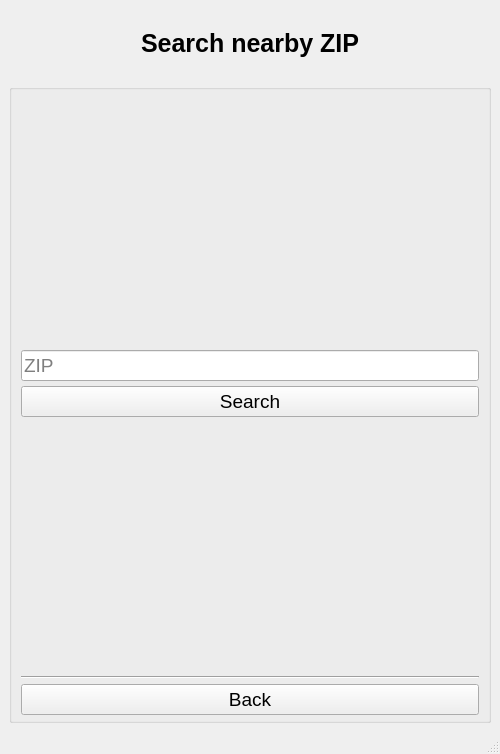
<?xml version="1.0" encoding="UTF-8"?>
<ui version="4.0">
 <class>MainWindow</class>
 <widget class="QMainWindow" name="MainWindow">
  <property name="geometry">
   <rect>
    <x>0</x>
    <y>0</y>
    <width>500</width>
    <height>754</height>
   </rect>
  </property>
  <property name="windowTitle">
   <string>MainWindow</string>
  </property>
  <widget class="QWidget" name="centralwidget">
   <property name="minimumSize">
    <size>
     <width>500</width>
     <height>700</height>
    </size>
   </property>
   <property name="maximumSize">
    <size>
     <width>16777215</width>
     <height>16777215</height>
    </size>
   </property>
   <layout class="QVBoxLayout" name="verticalLayout_2" stretch="0,0,0,1">
    <item>
     <spacer name="horizontalSpacer_2">
      <property name="orientation">
       <enum>Qt::Orientation::Horizontal</enum>
      </property>
      <property name="sizeHint" stdset="0">
       <size>
        <width>40</width>
        <height>20</height>
       </size>
      </property>
     </spacer>
    </item>
    <item>
     <widget class="QLabel" name="label">
      <property name="font">
       <font>
        <pointsize>19</pointsize>
        <bold>true</bold>
       </font>
      </property>
      <property name="text">
       <string>Search nearby ZIP</string>
      </property>
      <property name="textFormat">
       <enum>Qt::TextFormat::AutoText</enum>
      </property>
      <property name="scaledContents">
       <bool>false</bool>
      </property>
      <property name="alignment">
       <set>Qt::AlignmentFlag::AlignCenter</set>
      </property>
     </widget>
    </item>
    <item>
     <spacer name="horizontalSpacer">
      <property name="orientation">
       <enum>Qt::Orientation::Horizontal</enum>
      </property>
      <property name="sizeHint" stdset="0">
       <size>
        <width>40</width>
        <height>20</height>
       </size>
      </property>
     </spacer>
    </item>
    <item>
     <widget class="QGroupBox" name="groupBox">
      <property name="font">
       <font>
        <pointsize>14</pointsize>
       </font>
      </property>
      <property name="title">
       <string/>
      </property>
      <property name="alignment">
       <set>Qt::AlignmentFlag::AlignCenter</set>
      </property>
      <property name="checkable">
       <bool>false</bool>
      </property>
      <property name="checked">
       <bool>false</bool>
      </property>
      <layout class="QVBoxLayout" name="verticalLayout" stretch="0,0,0,0,0,0">
       <property name="spacing">
        <number>5</number>
       </property>
       <property name="sizeConstraint">
        <enum>QLayout::SizeConstraint::SetDefaultConstraint</enum>
       </property>
       <property name="topMargin">
        <number>5</number>
       </property>
       <property name="bottomMargin">
        <number>5</number>
       </property>
       <item>
        <spacer name="verticalSpacer">
         <property name="orientation">
          <enum>Qt::Orientation::Vertical</enum>
         </property>
         <property name="sizeHint" stdset="0">
          <size>
           <width>20</width>
           <height>40</height>
          </size>
         </property>
        </spacer>
       </item>
       <item>
        <widget class="QLineEdit" name="zip_input">
         <property name="placeholderText">
          <string>ZIP</string>
         </property>
        </widget>
       </item>
       <item>
        <widget class="QPushButton" name="search_button">
         <property name="text">
          <string>Search</string>
         </property>
        </widget>
       </item>
       <item>
        <spacer name="verticalSpacer_2">
         <property name="orientation">
          <enum>Qt::Orientation::Vertical</enum>
         </property>
         <property name="sizeHint" stdset="0">
          <size>
           <width>20</width>
           <height>40</height>
          </size>
         </property>
        </spacer>
       </item>
       <item>
        <widget class="Line" name="line">
         <property name="orientation">
          <enum>Qt::Orientation::Horizontal</enum>
         </property>
        </widget>
       </item>
       <item>
        <widget class="QPushButton" name="back_button">
         <property name="text">
          <string>Back</string>
         </property>
         <property name="autoExclusive">
          <bool>false</bool>
         </property>
        </widget>
       </item>
      </layout>
     </widget>
    </item>
   </layout>
  </widget>
  <widget class="QMenuBar" name="menubar">
   <property name="geometry">
    <rect>
     <x>0</x>
     <y>0</y>
     <width>500</width>
     <height>33</height>
    </rect>
   </property>
  </widget>
  <widget class="QStatusBar" name="statusbar"/>
 </widget>
 <resources/>
 <connections/>
</ui>
